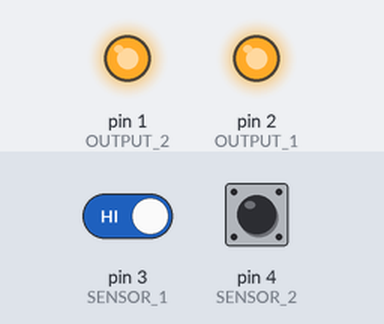
The sketch below on a simulated Arduino Uno, built with avr-gcc and run on an emulated ATmega328P. On the bench: output pins drawn as LEDs (lit = HIGH). The inputs (shaded band) are chosen by the test bench; at power-on: pin 4 (SENSOR_2) HIGH, pin 3 (SENSOR_1) HIGH.

Above: at 1.2 s.
1.3 s: pin 4 (SENSOR_2) pulsed LOW 5 times (0.12 s each, 0.3 s apart)
At 2.33 s:
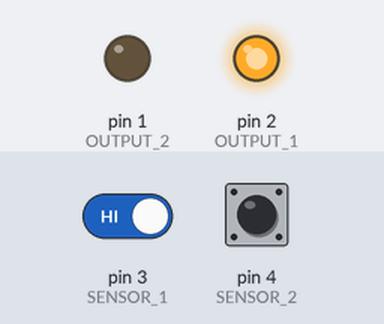
Timing chart, 0 to 4.3 s (numbered marks = the images above; inputs shaded):
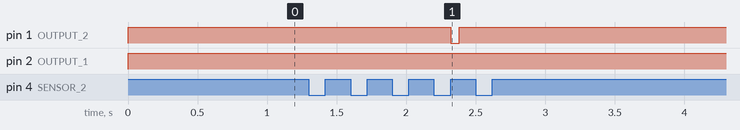

Measured:
- after the input at 1.3 s, pin 1 (OUTPUT_2): HIGH → LOW after 1.0 s, → HIGH 0.06 s later

The sketch:

sara.ino
```cpp
#include <TimerOne.h>

#define ACTIVE_TIME (500)       // 同じ方向の入力が有効である時間
#define MATCH_COUNT (3)         // 方向一致回数

// 入力方向判別
#define NONE  (0)
#define LEFT  (1)
#define RIGHT (2)

// チャタリング対策用カウンタ
#define COUNT_NONE  (cnt[0])
#define COUNT_RIGHT (cnt[1])
#define COUNT_LEFT  (cnt[2])

// センサ状態
#define S1_STATE_A (state[0])   // センサ1の前の状態
#define S2_STATE_A (state[1])   // センサ2の前の状態
#define S1_STATE_B (state[2])   // センサ1の現在の状態
#define S2_STATE_B (state[3])   // センサ2の現在の状態

const int SENSOR_1 = 3;         // PB3をセンサ1の入力とする
const int SENSOR_2 = 4;         // PB4をセンサ2の入力とする

const int OUTPUT_1 = 2;         // PB2を出力1とする
const int OUTPUT_2 = 1;         // PB1を出力2とする

int state[4] = {0, 0, 0, 0};    // センサの状態
int list[8][4] = {              // センサの動作パターンリスト
  {1, 1, 0, 1},
  {1, 0, 1, 1},
  {0, 0, 1, 0},
  {0, 1, 0, 0},
  {1, 1, 1, 0},
  {1, 0, 0, 0},
  {0, 1, 1, 1},
  {0, 0, 0, 1}
};

int input  = NONE;
int cnt[3] = {0, 0, 0};

// 1msごとに入力をチェックする割り込み関数
void input_check() {

  // センサ状態確認
  S1_STATE_B = digitalRead(SENSOR_1);
  S2_STATE_B = digitalRead(SENSOR_2);

  // 状態の比較
  for (int i = 0; i < 8; i++) {
    if (memcmp(list[i], state, sizeof(int) * 4) == 0) {
      COUNT_NONE = 0;
      if ((i >= 0) && (i < 4)) {            // 右回転
        COUNT_LEFT  = 0;
        if(COUNT_RIGHT++ >= MATCH_COUNT) {
          COUNT_RIGHT = 0;
          input       = RIGHT;
        }
      }
      else if ((i > 4) && (i < 8) ) {       // 左回転
        COUNT_RIGHT = 0;
        if(COUNT_LEFT++ >= MATCH_COUNT) {
          COUNT_LEFT = 0;
          input      = LEFT;
        }
      }
    }
    else {
      if ((COUNT_NONE++ >= ACTIVE_TIME) && (input != NONE)) {  // 入力なし
        COUNT_LEFT  = 0;
        COUNT_RIGHT = 0;
        input       = NONE;
      }
    }
  }

  // 今のセンサ状態を保存
  S1_STATE_A = S1_STATE_B;
  S2_STATE_A = S2_STATE_B;

}

// 初期設定
void setup() {

  pinMode(OUTPUT_1, OUTPUT);
  pinMode(OUTPUT_2, OUTPUT);

  pinMode(SENSOR_1, INPUT_PULLUP);
  pinMode(SENSOR_2, INPUT_PULLUP);

  S1_STATE_A = digitalRead(SENSOR_1);
  S2_STATE_A = digitalRead(SENSOR_2);

  // タイマ割り込み設定 1msごとに入力チェック
  Timer1.initialize(1000);
  Timer1.attachInterrupt(input_check);
  Timer1.start();

}

// メインループ
void loop() {

  switch (input) {
    case RIGHT:
      digitalWrite(OUTPUT_1, HIGH);
      digitalWrite(OUTPUT_2, LOW);
      break;
    case LEFT:
      digitalWrite(OUTPUT_1, LOW);
      digitalWrite(OUTPUT_2, HIGH);
      break;
    case NONE:
      digitalWrite(OUTPUT_1, HIGH);
      digitalWrite(OUTPUT_2, HIGH);
      break;
  }

}
```
